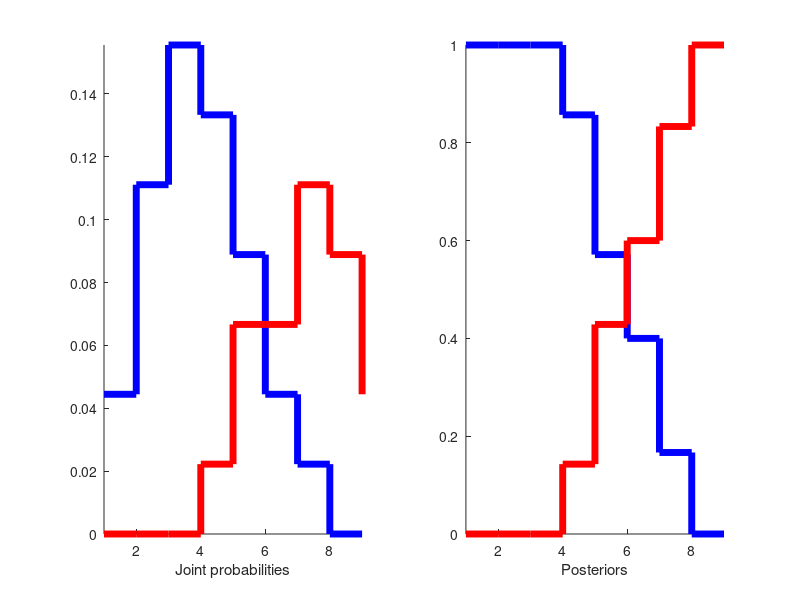

Reproduce this figure in MATLAB.
c = [2 5 7 6 4 2 1 0 0;
		 0 0 0 1 3 3 5 4 2];

% Initialization
jp = zeros(2, 9);
ccp = zeros(2, 9);
pp = zeros(1, 2);
sf = zeros(1, 9);
p = zeros(2, 9);

% Calculate joint, class-conditional and prior probability
for i = 1:2
	for j = 1:9
		jp(i, j) = c(i, j) / sum( c(1, :) + c(2, :) );
		ccp(i, j) = c(i, j) / sum( c(i, :) );
	end
	pp(i) = sum( c(i, :) ) / ( sum( c(1, :) ) + sum( c(2, :) ) );
end

% Calculate scaling factor
for j = 1:9
	sf(j) = ccp(1, j) * pp(1) + ccp(2, j) * pp(2);
end

% Calculate posteriors
for i = 1:2
	for j = 1:9
		p(i, j) = ccp(i, j) * pp(i) / sf(j);
	end
end

% Making graphs 
figure(1, 'visible', 'off')
subplot(1, 2, 1)
axis tight;
hold on
stairs(jp(1, :), 'b', 'linewidth', 5);
stairs(jp(2, :), 'r', 'linewidth', 5);
xlabel('Joint probabilities');
hold off

subplot(1, 2, 2)
axis tight;
hold on
stairs(p(1, :), 'b', 'linewidth', 5);
stairs(p(2, :), 'r', 'linewidth', 5);
xlabel('Posteriors');
hold off

% Writing graphs to image
print -dpng '1'

% Calculate misclassified cases for each splitting point
for split = 1:10 % Splitting point, left = C1, right = C2.
	ms = 0; % Total misclassified
	% C1 misclassified
	for j = split:9
		ms = ms + c(1, j);
	end
	% C2 misclassified
	for j = 1:(split - 1)
		ms = ms + c(2, j);
	end
	printf('At splitting point %i there are %i misclassified cases.\n', split, ms)
end
